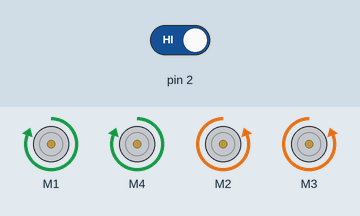
This sketch was run on a simulated Arduino Uno, built with avr-gcc and run on an emulated ATmega328P. Parts: 4 × DC motor (green arrow = forward, orange = backward, longer = faster). The test bench sets the inputs (shaded band); at power-on: pin 2 HIGH. What the sketch prints to the serial monitor is not drawn.

Above: at 1.2 s.
1.3 s: pin 2 driven LOW
At 1.9 s:
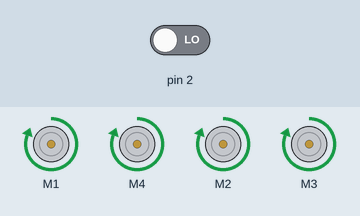
2.8 s: pin 2 driven HIGH
At 5.1 s:
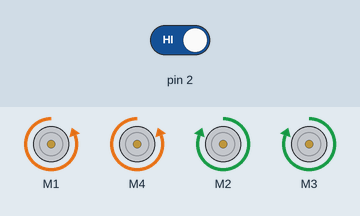
Timing chart, 0 to 7.4 s (numbered marks = the images above; inputs shaded):
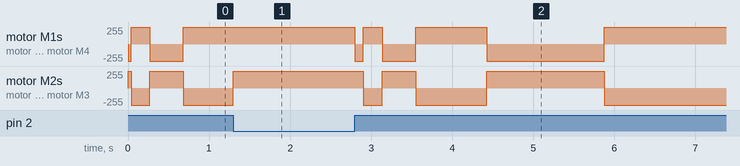

Measured:
- after the input at 1.3 s, motor M1, motor M4: stays forward 255/255 (without the input it goes to backward 255/255 after 0.26 s); motor M2, motor M3: backward 255/255 → forward 255/255 after 0.00 s instead of 0.26 s
- after the input at 2.8 s, motor M1, motor M4: goes backward 255/255 0.11 s, forward 255/255 0.23 s, backward 255/255 0.42 s, forward 255/255 0.87 s, backward 255/255 1.5 s, then forward 255/255, starting at once

The sketch:

linefollowCar.ino
```cpp
#include <AFMotor.h>

AF_DCMotor motor1(1, MOTOR12_1KHZ);
AF_DCMotor motor2(4, MOTOR12_1KHZ);
AF_DCMotor motor3(2, MOTOR34_1KHZ);
AF_DCMotor motor4(3, MOTOR34_1KHZ);
int leftC = 0;
int rightC = 0;
int backC = 0;


char command;
void setup() {
  pinMode(2, INPUT);
  Serial.begin(9600);
}

void loop() {
  Serial.print(digitalRead(2));

  if(digitalRead(2) == LOW) {
    forward();

    rightC = 0;
    leftC = 0;
  } else {
    if(leftC <= 100) {
      left();
      leftC++;
    } else if(rightC <= 220) {
      right();
      rightC++;
    } else if (rightC >= 220 && leftC >= 100){
      if(digitalRead(2) == HIGH) {
        if(leftC <= 500) {
          left();
          leftC++;
        }else if(rightC <= 1060) {
          right();
          rightC++;
        } else if (rightC >= 1060 && leftC >= 500){
          if(digitalRead(2) == HIGH) {
            if(leftC <= 1900) {
              left();
              leftC++;
            }else if(rightC <= 3800) {
              right();
              rightC++;
              }
              else if (leftC >= 1900 && rightC >= 3800)
              {
                if(rightC == 3800 && backC <= 3800)
                {
                  left();
                  backC++;
                }
                else if(backC >= 3800)
                {
                  forward();
                }
              }
          }
      } else if (digitalRead(2) == LOW){
        rightC = 0;
        leftC = 0;
      }
    }
  }
}
}

void forward()
{
  motor1.setSpeed(255);
  motor1.run(FORWARD);
  motor2.setSpeed(255);
  motor2.run(FORWARD);
  motor3.setSpeed(255);
  motor3.run(FORWARD);
  motor4.setSpeed(255);
  motor4.run(FORWARD);
}

void back()
{
  motor1.setSpeed(255);
  motor1.run(BACKWARD);
  motor2.setSpeed(255);
  motor2.run(BACKWARD);
  motor3.setSpeed(255);
  motor3.run(BACKWARD);
  motor4.setSpeed(255);
  motor4.run(BACKWARD);
}

void left()
{
  motor1.setSpeed(255);
  motor1.run(BACKWARD);
  motor2.setSpeed(255);
  motor2.run(BACKWARD);
  motor3.setSpeed(255);
  motor3.run(FORWARD);
  motor4.setSpeed(255);
  motor4.run(FORWARD);
}

void right()
{
  motor1.setSpeed(255);
  motor1.run(FORWARD);
  motor2.setSpeed(255);
  motor2.run(FORWARD);
  motor3.setSpeed(255);
  motor3.run(BACKWARD);
  motor4.setSpeed(255);
  motor4.run(BACKWARD);
}

void Stop()
{
  motor1.setSpeed(0);
  motor1.run(RELEASE);
  motor2.setSpeed(0);
  motor2.run(RELEASE);
  motor3.setSpeed(0);
  motor3.run(RELEASE);
  motor4.setSpeed(0);
  motor4.run(RELEASE);
}
```
